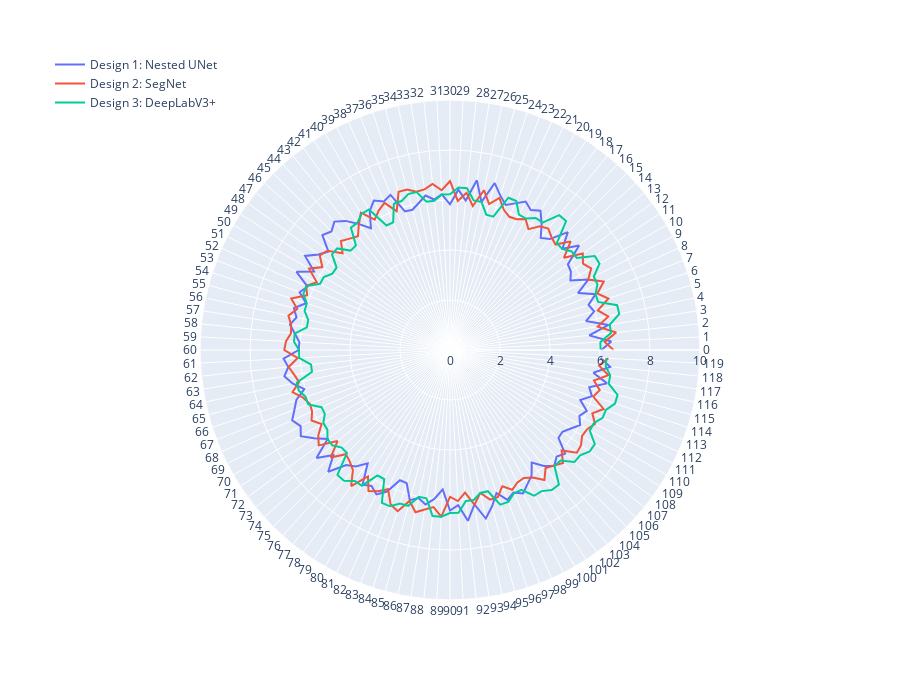

Notebook code for this chart:
### Code cell
## Creating radar graph

iterations = [str(i) for i in range(120)]

#design 1
data1=go.Scatterpolar(
      r=design1,
      theta=iterations,
      # fill='toself',
      name='Design 1: Nested UNet',
)

#design 2
data2=go.Scatterpolar(
      r=design2,
      theta=iterations,
      # fill='toself',
      name='Design 2: SegNet'
)

#design 3
data3 = go.Scatterpolar(
      r=design3,
      theta=iterations,
      # fill='toself',
      name='Design 3: DeepLabV3+'
)

datas = [data1,data2,data3]

# #customization of chart
# fig.update_layout(
#   polar=dict(
#     radialaxis=dict(
#       visible=True,
#       range=[1, 10]
#     )),
#   showlegend=False
# )

layout = go.Layout(
        plot_bgcolor='rgba(0,0,0,0)',
        legend=dict(
            x=0,
            y=1.1,
            traceorder='normal',
            font=dict(
                size=12,),
        ),
    annotations=[
        dict(
            x=0,
            y=0.75,
            xref='paper',
            yref='paper',
            text='',
            showarrow=False
        )
    ],
    autosize=False,
    width=900,
    height=700,
    margin=dict(
        l=50,
        r=50,
        b=100,
        t=100,
        pad=4
    ),
)

fig = go.Figure(data = datas, layout=layout)

fig.update_polars(radialaxis=dict(range=[0, 10]))

fig.show()

### Figure 1 — Plotly figure (JSON) as saved in the notebook; plotly's stock layout.template omitted (floating-point values rounded to 4 significant figures)
{"data": [{"name": "Design 1: Nested UNet", "r": [6.052, 6.461, 5.602, 6.42, 5.561, 5.97, 5.827, 6.236, 5.602, 6.216, 5.561, 5.766, 5.827, 6.645, 6.052, 6.666, 5.97, 5.766, 6.236, 6.645, 6.461, 6.666, 6.42, 6.216, 6.502, 6.911, 6.052, 6.87, 6.011, 6.42, 5.827, 6.236, 6.052, 6.257, 6.011, 5.807, 5.827, 6.645, 6.502, 6.707, 6.42, 5.807, 6.236, 6.645, 6.911, 6.707, 6.87, 6.257, 6.502, 6.911, 6.277, 6.891, 6.236, 6.441, 6.052, 6.461, 6.277, 6.482, 6.236, 6.032, 6.052, 6.666, 6.502, 6.707, 6.441, 6.032, 6.461, 6.666, 6.911, 6.707, 6.891, 6.482, 6.052, 6.87, 6.277, 6.891, 6.195, 5.991, 5.602, 6.42, 6.277, 6.482, 6.195, 5.582, 5.602, 6.216, 6.052, 6.257, 5.991, 5.582, 6.42, 6.216, 6.87, 6.257, 6.891, 6.482, 6.011, 6.42, 6.236, 6.441, 6.195, 5.991, 5.561, 5.97, 6.236, 6.032, 6.195, 5.582, 5.561, 5.766, 6.011, 5.807, 5.991, 5.582, 5.97, 5.766, 6.42, 5.807, 6.441, 6.032], "theta": ["0", "1", "2", "3", "4", "5", "6", "7", "8", "9", "10", "11", "12", "13", "14", "15", "16", "17", "18", "19", "20", "21", "22", "23", "24", "25", "26", "27", "28", "29", "30", "31", "32", "33", "34", "35", "36", "37", "38", "39", "40", "41", "42", "43", "44", "45", "46", "47", "48", "49", "50", "51", "52", "53", "54", "55", "56", "57", "58", "59", "60", "61", "62", "63", "64", "65", "66", "67", "68", "69", "70", "71", "72", "73", "74", "75", "76", "77", "78", "79", "80", "81", "82", "83", "84", "85", "86", "87", "88", "89", "90", "91", "92", "93", "94", "95", "96", "97", "98", "99", "100", "101", "102", "103", "104", "105", "106", "107", "108", "109", "110", "111", "112", "113", "114", "115", "116", "117", "118", "119"], "type": "scatterpolar"}, {"name": "Design 2: SegNet", "r": [6.544, 6.193, 6.683, 5.981, 6.471, 6.12, 6.663, 6.312, 6.733, 6.206, 6.521, 6.345, 6.564, 5.862, 6.495, 5.968, 6.071, 6.246, 6.114, 5.763, 6.045, 5.869, 5.833, 6.008, 6.395, 6.044, 6.534, 5.832, 6.322, 5.971, 6.752, 6.401, 6.682, 6.507, 6.47, 6.646, 6.653, 5.951, 6.444, 6.269, 6.02, 6.547, 6.203, 5.852, 5.994, 6.17, 5.782, 6.309, 6.439, 6.088, 6.509, 5.982, 6.297, 6.121, 6.677, 6.326, 6.608, 6.432, 6.396, 6.571, 6.628, 6.101, 6.489, 6.313, 6.171, 6.522, 6.178, 6.002, 6.039, 6.214, 5.933, 6.284, 6.49, 5.787, 6.42, 5.893, 5.996, 6.172, 6.728, 6.025, 6.519, 6.343, 6.095, 6.622, 6.777, 6.25, 6.638, 6.462, 6.32, 6.671, 5.877, 6.053, 5.738, 6.265, 5.844, 6.195, 6.189, 5.837, 6.119, 5.943, 5.907, 6.083, 6.427, 6.075, 6.218, 6.393, 6.006, 6.533, 6.476, 6.3, 6.337, 6.512, 6.231, 6.582, 6.026, 6.202, 5.887, 6.414, 5.993, 6.344], "theta": ["0", "1", "2", "3", "4", "5", "6", "7", "8", "9", "10", "11", "12", "13", "14", "15", "16", "17", "18", "19", "20", "21", "22", "23", "24", "25", "26", "27", "28", "29", "30", "31", "32", "33", "34", "35", "36", "37", "38", "39", "40", "41", "42", "43", "44", "45", "46", "47", "48", "49", "50", "51", "52", "53", "54", "55", "56", "57", "58", "59", "60", "61", "62", "63", "64", "65", "66", "67", "68", "69", "70", "71", "72", "73", "74", "75", "76", "77", "78", "79", "80", "81", "82", "83", "84", "85", "86", "87", "88", "89", "90", "91", "92", "93", "94", "95", "96", "97", "98", "99", "100", "101", "102", "103", "104", "105", "106", "107", "108", "109", "110", "111", "112", "113", "114", "115", "116", "117", "118", "119"], "type": "scatterpolar"}, {"name": "Design 3: DeepLabV3+", "r": [6.022, 6.022, 6.472, 6.472, 6.922, 6.922, 6.23, 6.23, 6.455, 6.455, 6.905, 6.905, 6.264, 6.264, 6.039, 6.039, 6.939, 6.939, 6.298, 6.298, 6.073, 6.073, 6.523, 6.523, 5.606, 5.606, 6.056, 6.056, 6.506, 6.506, 6.23, 6.23, 6.005, 6.005, 6.455, 6.455, 6.264, 6.264, 5.589, 5.589, 6.489, 6.489, 6.298, 6.298, 5.623, 5.623, 6.073, 6.073, 5.606, 5.606, 5.831, 5.831, 6.281, 6.281, 6.022, 6.022, 5.797, 5.797, 6.247, 6.247, 6.039, 6.039, 5.589, 5.589, 6.264, 6.264, 6.073, 6.073, 5.623, 5.623, 5.848, 5.848, 6.056, 6.056, 5.831, 5.831, 6.731, 6.731, 6.472, 6.472, 5.797, 5.797, 6.697, 6.697, 6.455, 6.455, 6.005, 6.005, 6.68, 6.68, 6.523, 6.523, 6.073, 6.073, 5.848, 5.848, 6.506, 6.506, 6.281, 6.281, 6.731, 6.731, 6.922, 6.922, 6.247, 6.247, 6.697, 6.697, 6.905, 6.905, 6.455, 6.455, 6.68, 6.68, 6.939, 6.939, 6.489, 6.489, 6.264, 6.264], "theta": ["0", "1", "2", "3", "4", "5", "6", "7", "8", "9", "10", "11", "12", "13", "14", "15", "16", "17", "18", "19", "20", "21", "22", "23", "24", "25", "26", "27", "28", "29", "30", "31", "32", "33", "34", "35", "36", "37", "38", "39", "40", "41", "42", "43", "44", "45", "46", "47", "48", "49", "50", "51", "52", "53", "54", "55", "56", "57", "58", "59", "60", "61", "62", "63", "64", "65", "66", "67", "68", "69", "70", "71", "72", "73", "74", "75", "76", "77", "78", "79", "80", "81", "82", "83", "84", "85", "86", "87", "88", "89", "90", "91", "92", "93", "94", "95", "96", "97", "98", "99", "100", "101", "102", "103", "104", "105", "106", "107", "108", "109", "110", "111", "112", "113", "114", "115", "116", "117", "118", "119"], "type": "scatterpolar"}], "layout": {"annotations": [{"showarrow": false, "text": "", "x": 0, "xref": "paper", "y": 0.75, "yref": "paper"}], "autosize": false, "height": 700, "legend": {"font": {"size": 12}, "traceorder": "normal", "x": 0, "y": 1.1}, "margin": {"b": 100, "l": 50, "pad": 4, "r": 50, "t": 100}, "plot_bgcolor": "rgba(0,0,0,0)", "polar": {"radialaxis": {"range": [0, 10]}}, "width": 900}}
